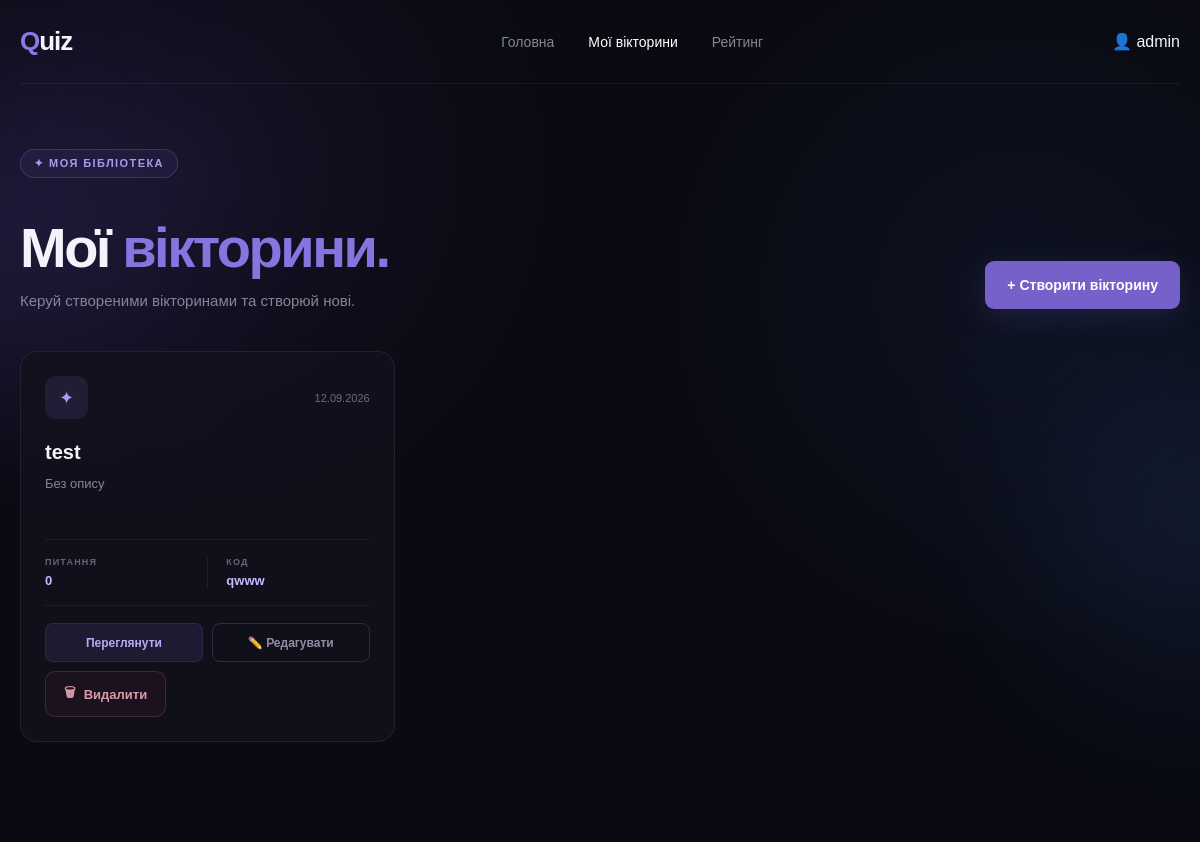
Page /my-quizzes/ (signed in) on the committed database.
### quiz/models.py (models this page shows, shortened)
class Quiz(models.Model):
    title = models.CharField(max_length=200)
    description = models.TextField(blank=True)
    author = models.ForeignKey(
        User,
        on_delete=models.CASCADE,
        related_name='quizzes'
    )
    invitation_code = models.CharField(max_length=20, unique=True)
    created_at = models.DateTimeField(auto_now_add=True)

### quiz/views.py (the view)
# urls.py: path('my-quizzes/', my_quizzes, name='my_quizzes'),
@login_required(login_url='login')
def my_quizzes(request):
    quizzes = (
        Quiz.objects
        .filter(author=request.user)
        .order_by('-created_at')
    )
    return render(request, 'my_quizzes.html', {
        'quizzes': quizzes
    })

### templates/my_quizzes.html (shortened to what this page needs)
{% extends 'base.html' %}
{% block content %}
<header class="navbar">
    <a href="{% url 'quiz_list' %}" class="logo">
        <span>Q</span>uiz
    </a>
    <nav>
        <a href="{% url 'quiz_list' %}">Головна</a>
        <a href="{% url 'my_quizzes' %}" class="active">Мої вікторини</a>
        <a href="#">Рейтинг</a>
    </nav>
    <span class="nav-username">👤 {{ user.username }}</span>
</header>
<main class="my-quizzes-page">
    <div class="my-quizzes-heading">
        <div>
            <div class="badge">✦ МОЯ БІБЛІОТЕКА</div>
            <h1>
                Мої <span>вікторини.</span>
            </h1>
            <p>
                Керуй створеними вікторинами та створюй нові.
            </p>
        </div>
        <a href="{% url 'create_quiz' %}" class="main-btn">
            + Створити вікторину
        </a>
    </div>
    {% if quizzes %}
        <div class="my-quizzes-grid">
            {% for quiz in quizzes %}
                <article class="my-quiz-card">
                    <div class="my-quiz-card-top">
                        <div class="my-quiz-icon">
                            ✦
                        </div>
                        <span class="my-quiz-date">
                            {{ quiz.created_at|date:"d.m.Y" }}
                        </span>
                    </div>
                    <h2>{{ quiz.title }}</h2>
                    <p class="my-quiz-description">
                        {{ quiz.description|default:"Без опису"|truncatechars:120 }}
                    </p>
                    <div class="my-quiz-details">
                        <div>
                            <span>ПИТАННЯ</span>
                            <strong>{{ quiz.questions.count }}</strong>
                        </div>
                        <div>
                            <span>КОД</span>
                            <strong>{{ quiz.invitation_code }}</strong>
                        </div>
                    </div>
                    <div class="my-quiz-actions">
                        <a href="{% url 'quiz_detail' quiz.id %}" class="my-quiz-open">
                            Переглянути
                        </a>
                        <a href="{% url 'edit_quiz' quiz.id %}" class="my-quiz-edit">
                            ✏️ Редагувати
                        </a>
                        <form method="POST"
                            action="{% url 'delete_quiz' quiz.id %}"
                            class="delete-quiz-form">
                            <button type="submit" class="delete-quiz-btn">
                                <span>🗑</span>
                                Видалити
                            </button>
                        </form>
                    </div>
                </article>
            {% endfor %}
        </div>
    {% endif %}
</main>
{% endblock %}

### static/style.css (style rules this page uses)
* { margin: 0; padding: 0; box-sizing: border-box; }
html { scroll-behavior: smooth; }
body { font-family: Arial, Helvetica, sans-serif; background: #090a12; color: #f4f2fa; min-height: 100vh; overflow-x: hidden; }
a { text-decoration: none; color: inherit; }
.navbar { width: min(1180px, calc(100% - 40px)); margin: 0 auto; padding: 26px 0; display: flex; align-items: center; justify-content: space-between; border-bottom: 1px solid rgba(255, 255, 255, 0.06); }
.logo { font-size: 26px; font-weight: 800; letter-spacing: -1px; }
.logo span, .footer-logo span { color: #8c78e8; }
.navbar nav { display: flex; gap: 34px; margin-left: 80px; }
.navbar nav a { color: #858595; font-size: 14px; transition: 0.2s ease; }
.navbar nav a:hover, .navbar nav a.active { color: #ffffff; }
.badge { display: inline-block; padding: 7px 13px; margin-bottom: 22px; border: 1px solid rgba(140, 120, 232, 0.25); border-radius: 30px; background: rgba(140, 120, 232, 0.07); color: #a99bec; font-size: 11px; font-weight: 700; letter-spacing: 1.4px; }
.main-btn, .secondary-btn { display: inline-flex; align-items: center; justify-content: center; gap: 12px; min-height: 48px; padding: 0 22px; border-radius: 9px; font-size: 14px; font-weight: 600; transition: 0.25s ease; }
.main-btn { background: #7561c9; color: white; box-shadow: 0 8px 30px rgba(117, 97, 201, 0.18); }
.my-quizzes-page { width: min(1180px, calc(100% - 40px)); min-height: calc(100vh - 100px); margin: 0 auto; padding: 65px 0 100px; }
.my-quizzes-heading { display: flex; align-items: flex-end; justify-content: space-between; gap: 30px; margin-bottom: 42px; }
.my-quizzes-heading h1 { margin: 15px 0 12px; font-size: clamp(38px, 5vw, 56px); letter-spacing: -2.5px; }
.my-quizzes-heading h1 span { color: #8874df; }
.my-quizzes-heading p { color: #858595; font-size: 15px; }
.my-quizzes-grid { display: grid; grid-template-columns: repeat(3, minmax(0, 1fr)); gap: 18px; }
.my-quiz-card { display: flex; flex-direction: column; min-width: 0; padding: 24px; background: rgba(18, 18, 30, 0.85); border: 1px solid rgba(255, 255, 255, 0.07); border-radius: 17px; transition: transform 0.25s ease, border-color 0.25s ease, background 0.25s ease; }
.my-quiz-card-top { display: flex; align-items: center; justify-content: space-between; margin-bottom: 22px; }
.my-quiz-icon { width: 43px; height: 43px; display: flex; align-items: center; justify-content: center; border-radius: 11px; background: rgba(136, 116, 223, 0.12); color: #a99bec; font-size: 18px; }
.my-quiz-date { color: #6f6b7d; font-size: 11px; }
.my-quiz-card h2 { margin-bottom: 9px; overflow: hidden; text-overflow: ellipsis; white-space: nowrap; color: #f4f2fa; font-size: 20px; }
.my-quiz-description { min-height: 44px; margin-bottom: 22px; color: #858595; font-size: 13px; line-height: 1.65; }
.my-quiz-details { display: grid; grid-template-columns: 1fr 1fr; margin-top: auto; padding: 17px 0; border-top: 1px solid rgba(255, 255, 255, 0.06); border-bottom: 1px solid rgba(255, 255, 255, 0.06); }
.my-quiz-details div { display: flex; flex-direction: column; gap: 6px; }
.my-quiz-details div:last-child { padding-left: 18px; border-left: 1px solid rgba(255, 255, 255, 0.06); }
.my-quiz-details span { color: #686477; font-size: 9px; font-weight: 700; letter-spacing: 1.2px; }
.my-quiz-details strong { color: #c5baff; font-size: 13px; }
.my-quiz-actions { display: grid; grid-template-columns: 1fr 1fr; gap: 9px; margin-top: 17px; }
.my-quiz-open, .my-quiz-edit { display: flex; align-items: center; justify-content: center; min-height: 39px; border-radius: 8px; font-size: 12px; font-weight: 600; transition: 0.2s ease; }
.my-quiz-open { background: rgba(117, 97, 201, 0.13); border: 1px solid rgba(117, 97, 201, 0.18); color: #b9aaf5; }
.my-quiz-edit { background: transparent; border: 1px solid #302c40; color: #918da3; }
.delete-quiz-form { display: inline-flex; margin: 0; }
.delete-quiz-btn { display: inline-flex; align-items: center; justify-content: center; gap: 8px; padding: 11px 18px; background: rgba(140, 45, 75, 0.10); border: 1px solid rgba(200, 85, 115, 0.25); border-radius: 10px; color: #d99aaa; font-size: 13px; font-weight: 600; cursor: pointer; transition: all 0.25s ease; }

### rows in the picture
Quiz: created_at "12.09.2026", title "test", description "Без опису", questions.count "0", invitation_code "qwww"

### other values in the picture
{{ user.username }} "admin"
